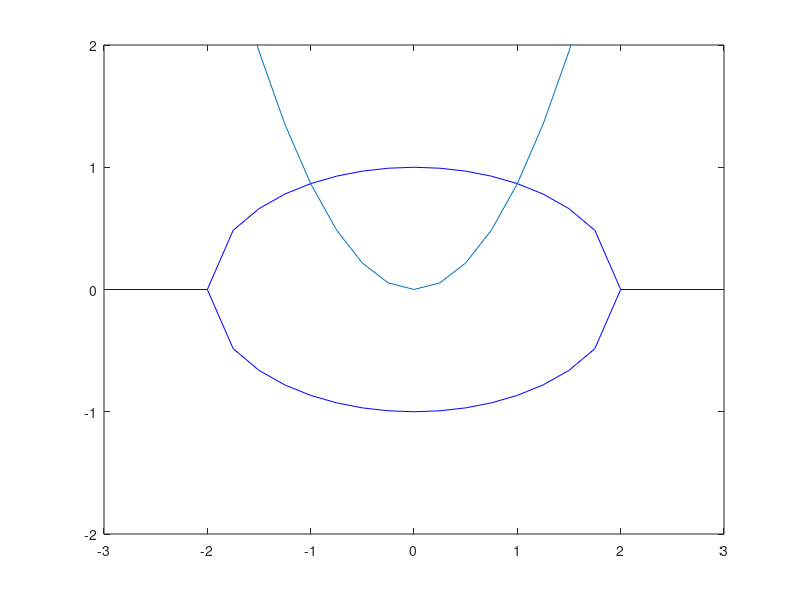
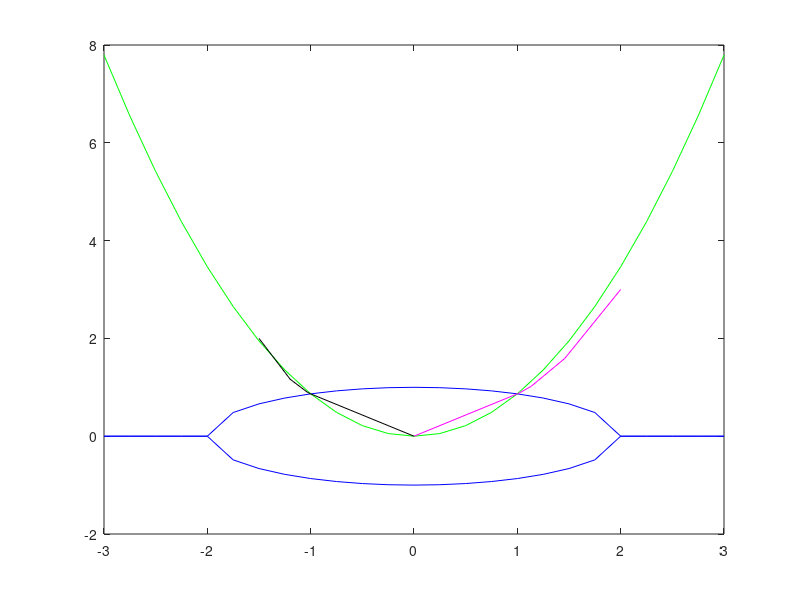

Source code (MATLAB) for these figures, in order: (Note: this script raises an error after producing the figures.)
% 1A
x_1A = -3:0.25:3;
y11_1A = sqrt(1-0.25*x_1A.^2);
y12_1A = -sqrt(1-0.25*x_1A.^2);
y2_1A = (sqrt(3)/2)*x_1A.^2;

plot(x_1A,y11_1A,'b',x_1A,y12_1A, 'b');
hold on;
plot(x_1A,y2_1A,'DisplayName','f2(x,y)');
hold on;
ylim([-2,2]);

% ====================================================================== %

%1D
f = @(x,y) [2*x.^2+8*y.^2-8;y-(sqrt(3)/2)*x.^2];
J_f = @(x,y) [4*x, 16*y;-sqrt(3)*x,1];
num_iter = 5;

% For (x0, y0) = (2,3)
fprintf('For starting points (x0,y0) = (2,3): \n');
x1 = 2;
y1 = 3;

x1_val = zeros(1,num_iter+1);
y1_val = zeros(1,num_iter+1);

for i = 1:5
   x1_val(i) = x1;
   y1_val(i) = y1;

   f_val = f(x1,y1);
   J_val = J_f(x1, y1);

   newton_f_val = [x1;y1] - inv(J_val) * f_val;
   
   x1 = newton_f_val(1,1);
   y1 = newton_f_val(2,1);
   fprintf('Iteration %d: x1 = %f, y1 = %f\n', i, x1, y1);
end

% For (x0, y0) = (-1.5,2)
fprintf('For starting points (x0,y0) = (-1.5,2): \n');
x2 = -1.5;
y2 = 2;

x2_val = zeros(1,num_iter+1);
y2_val = zeros(1,num_iter+1);

for i = 1:5
   x2_val(i) = x2;
   y2_val(i) = y2;

   f_val = f(x2,y2);
   J_val = J_f(x2, y2);

   newton_f_val = [x2;y2] - inv(J_val) * f_val;
   
   x2 = newton_f_val(1,1);
   y2 = newton_f_val(2,1);
   fprintf('Iteration %d: x1 = %f, y1 = %f\n', i, x2, y2);
end

figure;
% from 1A
plot(x_1A,y11_1A,'b',x_1A,y12_1A, 'b');
hold on;
plot(x_1A,y2_1A,'g');
hold on;
% from 1D
plot(x1_val, y1_val, 'm');
hold on;
plot(x2_val,y2_val,'k');

% ====================================================================== %

% Question 5
U1 = [1,2,6,-1;0,3,1,0;0,0,4,-1;0,0,0,2];
b1 = [-1;-3;-2;4];

x = backwards(U1,b1);
disp(x);

function x = backwards(U,b)
    % checking size of Upper Triangle Matrix
    [m_m,m_n] = size(U);
    if m_m ~= m_n
        error("Upper Triangle is not square, please try again");
    end
    
    % Checking size of vector
    [v_n] = size(b);
    if v_n ~= m_n
        error("Matrix U and vector b are not compatible size, please try again");
    end
    
    % Performing backward substitution
    x = U\b;
end


